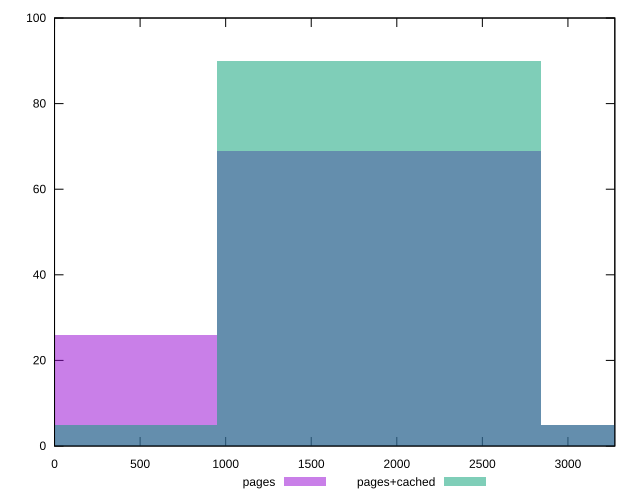

This chart was generated by the following gnuplot code:
reset

$pages <<EOF
1895.1546902581454 69
0 26
3790.3093805162907 5
EOF

$pagesCached <<EOF
0 5
1895.1546902581454 90
3790.3093805162907 5
EOF

set key outside below
set boxwidth 1895.1546902581454
set xrange [0:3274]
set yrange [0:100]
set trange [0:100]
set style fill transparent solid 0.5 noborder
set terminal svg size 640, 500 enhanced background rgb 'white'
set output "report_00014_2021-02-09T15:56:05.503Z/uses-rel-preload/comparison/histogram/0_vs_1.svg"

plot $pages title "pages" with boxes, \
     $pagesCached title "pages+cached" with boxes

reset
